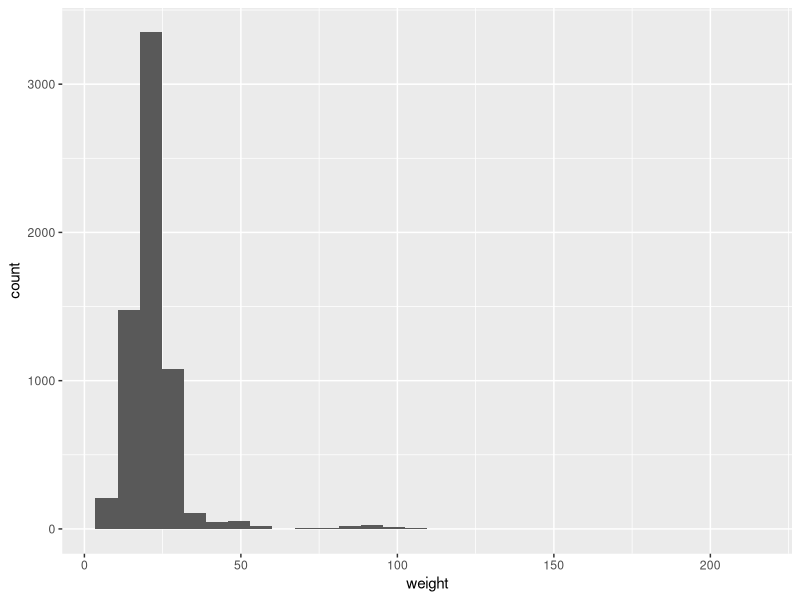
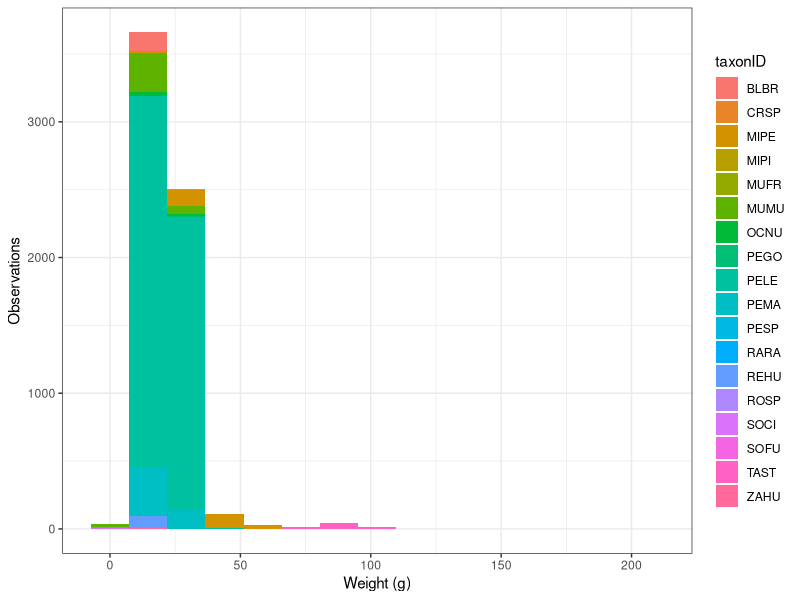
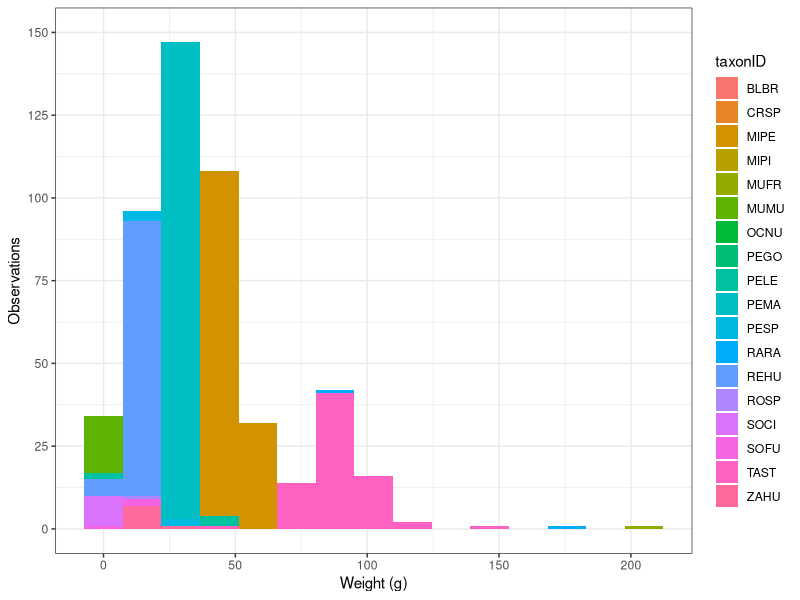
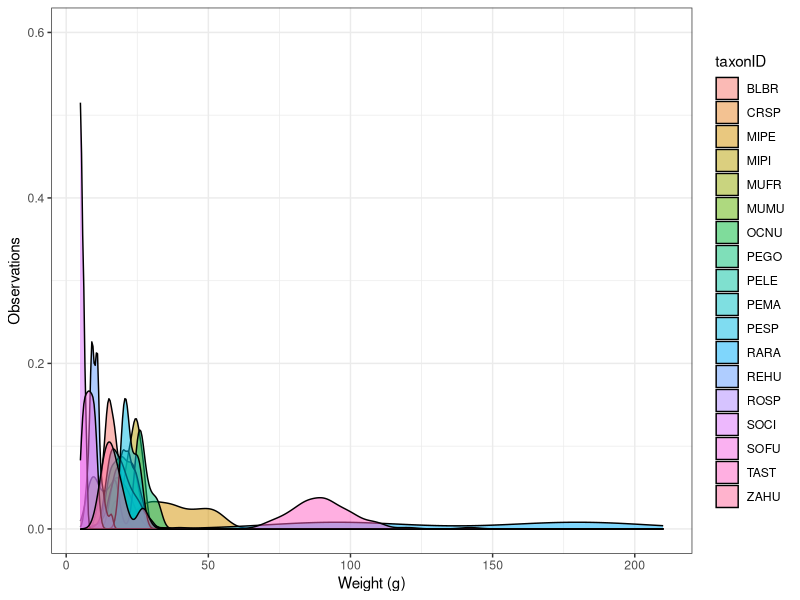
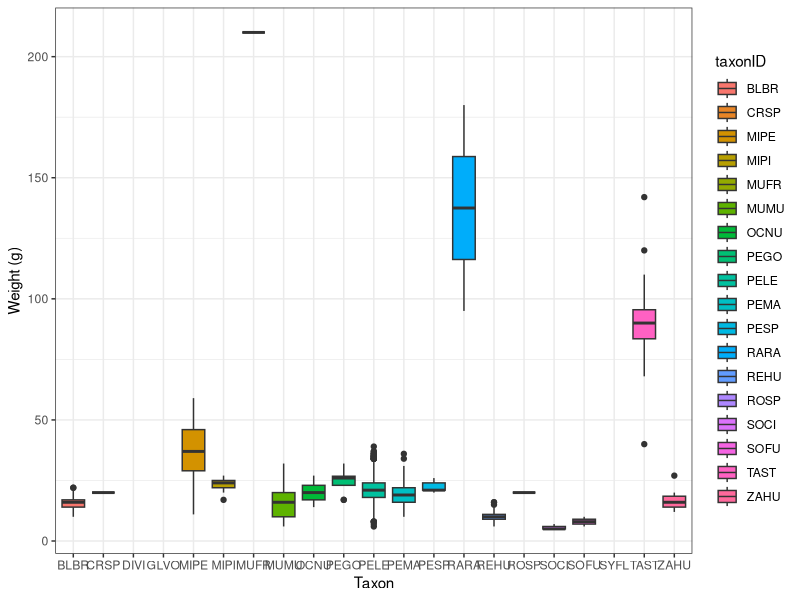
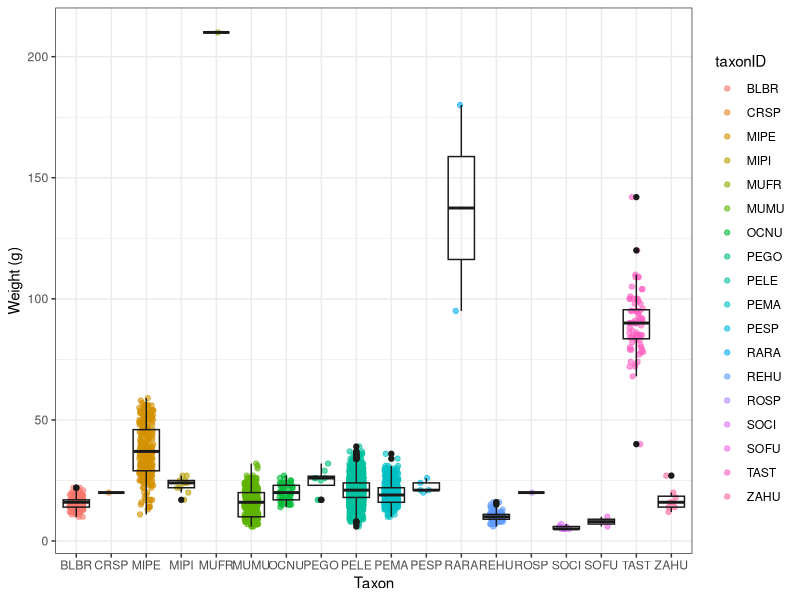
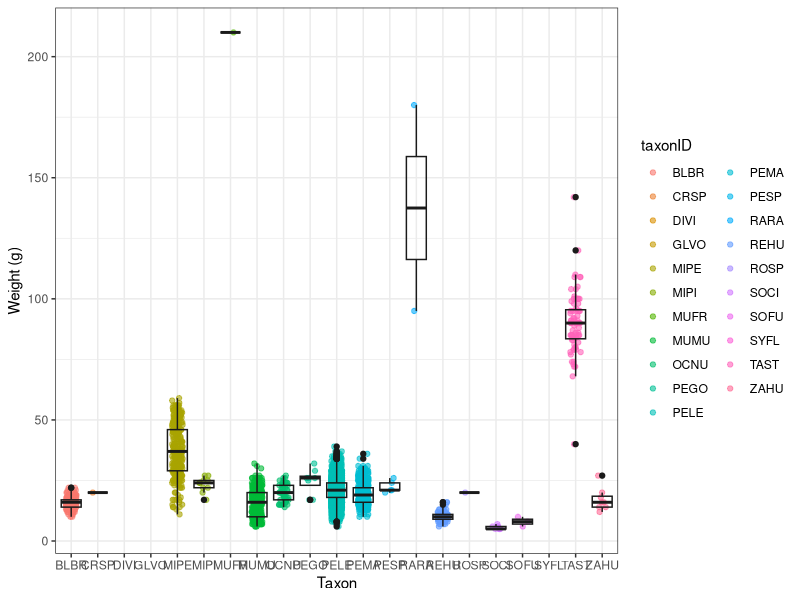
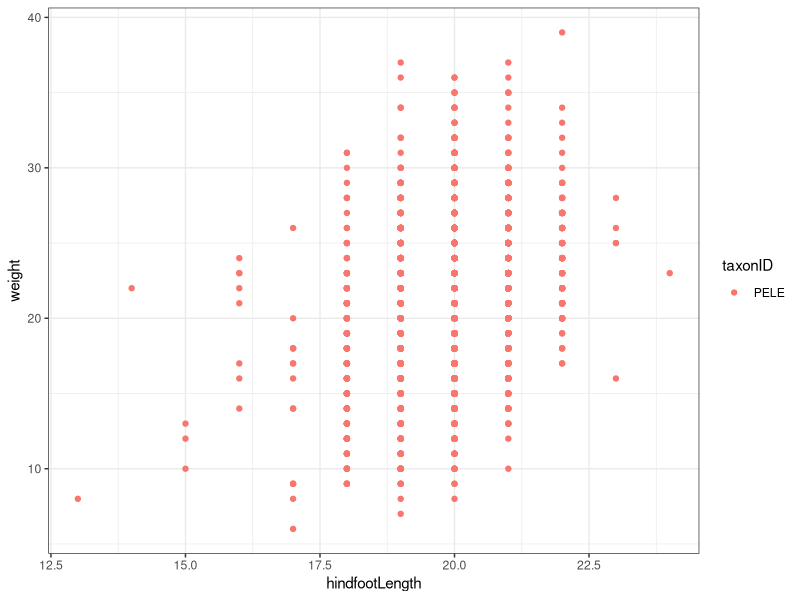

Write R code to recreate these figures, in order.
## ---- chunk 1

library(tidyverse)
library(here)

## ---- chunk 2

mammals <- read_csv(here("data", "NEON_small_mammals.csv"))

## ---- chunk 3

# Print the first 6 rows of the data set to the console
head(mammals)

# Get a "glimpse" of the data set, including the value types of each variable
glimpse(mammals)

# Print the structure of the data set 
str(mammals)

# To open the data set in a new window, use view()
view(mammals)

## ---- chunk 4

summary(mammals)

## ---- chunk 5

unique(mammals$siteID)

unique(mammals$taxonID)

## ---- chunk 6

# Keep only the columns for siteID, taxonID, sex, and weight
select_test <- select(mammals, siteID, taxonID, sex, weight)

## ---- chunk 7

# Exclude uid, nightuid columns
anti_select <- select(mammals, -uid, -nightuid)

head(anti_select)

## ---- chunk 8

# Keep only observations of "BLBR" taxon
blbr <- filter(mammals, 
               taxonID == "BLBR")

## ---- chunk 9

# Include multiple criteria to further refine
blbr_small_females <- filter(mammals, 
                             taxonID == "BLBR", 
                             sex == "F", 
                             weight < 15)

## ---- chunk 10

subset <- mammals %>% 
  filter(sex %in% c("M", "F"), 
         !is.na(weight),
         !is.na(hindfootLength)) %>% 
  select(siteID, collectDate, taxonID, sex, weight, totalLength)

## ---- chunk 11

# Create stand-alone "year" column from collectDate
# Create new variable "season" using month-based assignment
season <- subset %>% 
  mutate(year = year(collectDate),
         month = month(collectDate),
         season = ifelse(month %in% c(3, 4, 5), "spring", 
                         ifelse(month %in% c(12, 1, 2), "winter", 
                                ifelse(month %in% c(6, 7, 8), "summer",
                                       ifelse(month %in% c(9, 10, 11), "fall", "")))))

## ---- chunk 12

# Convert weight from grams to kg
subset <- subset %>% 
  rename(weight_g = weight) %>% 
  mutate(weight_kg = weight_g / 1000)

subset

## ---- chunk 13

subset %>% 
  group_by(taxonID) %>% 
  summarize(mean_weight_g = mean(weight_g),
            sd_weight_g = sd(weight_g),
            count = n())

## ---- chunk 14

subset %>% 
  group_by(taxonID, sex) %>% 
  summarize(mean_weight_g = mean(weight_g),
            sd_weight_g = sd(weight_g),
            count = n())

## ---- chunk 15

weight_summary <- subset %>% 
  group_by(taxonID, sex) %>% 
  summarize(mean_weight_g = round(mean(weight_g), 0),
            sd_weight_g = round(sd(weight_g), 0),
            count = n())

weight_summary

## ---- chunk 16

weight_summary %>% 
  write_csv(here("data", "weight_summary.csv"))

## ---- chunk 17


## ---- chunk 18

plot_mamm <- mammals 

## ---- chunk 19

ggplot(data = plot_mamm,
       aes(x = weight)) +
  geom_histogram()

## ---- chunk 20


## ---- chunk 21


## ---- chunk 22

ggplot(data = plot_mamm,
       aes(x = weight,
           fill = taxonID)) +
  geom_histogram(bins = 15) +
  labs(x = "Weight (g)", 
        y = "Observations") +
 theme_bw()

## ---- chunk 23

ggplot(data = plot_mamm,
       aes(x = weight,
             fill = taxonID)) +
  geom_histogram(bins = 15) +
  labs(x = "Weight (g)", 
        y = "Observations") +
  scale_y_continuous(limits = c(0, 150),
                     breaks = seq(0, 150, 25)) +
  theme_bw()

## ---- chunk 24

ggplot(data = plot_mamm,
       aes(x = weight,
             fill = taxonID)) +
  geom_density(alpha = 0.5) +
  labs(x = "Weight (g)", 
        y = "Observations") +
  scale_y_continuous(limits = c(0, 0.6)) +
  theme_bw()

## ---- chunk 25

ggplot(data = plot_mamm,
       aes(x = taxonID,
           y = weight,
           fill = taxonID)) +
    geom_boxplot() +
    labs(x = "Taxon", 
        y = "Weight (g)") +
    theme_bw()

## ---- chunk 26

mammals %>% 
  drop_na(weight) %>% 
  ggplot(aes(x = taxonID,
             y = weight,
             col = taxonID)) +
  geom_jitter(width = 0.2, height = 0,
              alpha = 0.6) +
  geom_boxplot(fill = NA, col = "gray10") +
    labs(x = "Taxon", 
        y = "Weight (g)") +
    theme_bw()


ggplot(data = plot_mamm,
       aes(x = taxonID,
           y = weight,
           col = taxonID)) +
  geom_jitter(width = 0.2, height = 0,
              alpha = 0.6) +
  geom_boxplot(fill = NA, col = "gray10") +
  labs(x = "Taxon", 
       y = "Weight (g)") +
  theme_bw()

## ---- chunk 27

PELE <- mammals %>% 
  filter(taxonID == "PELE")

## ---- chunk 28

ggplot(data = PELE, 
       aes(x = hindfootLength,
           y = weight,
           col = taxonID)) + 
  geom_point() + 
  theme_bw()

## ---- chunk 29

ggplot(data = PELE, 
       aes(x = hindfootLength,
           y = weight,
           col = taxonID)) + 
  geom_point() + 
  geom_smooth(method = lm) +
  theme_bw()

## ---- chunk 30

# Specify our linear model
lm_fit <- lm(hindfootLength ~ weight, data = mammals)

# Print regression output
summary(lm_fit)

## ---- chunk 31

# Residuals vs. fitted plot
plot(lm_fit, which = 1)

## ---- chunk 32

# QQ residuals plot
plot(lm_fit, which = 2)

## ---- chunk 33

# Scale-Location plot
plot(lm_fit, which = 3)

## ---- chunk 34

# Tell R to plot 1 row of 3 graphs
par(mfrow = c(1, 3))

plot(lm_fit, which = 1:3)

## ---- chunk 35

aov_subset <- mammals %>% 
  mutate(year = year(collectDate)) %>% 
  filter(year == 2015,
         sex == "F",
         taxonID %in% c("PELE", "MIPE", "BLBR"),
         recapture == "N",
         !is.na(hindfootLength))

# Specify our model
aov_fit <- aov(hindfootLength ~ taxonID,
               data = aov_subset)

# View model output
summary(aov_fit)

# Conduct Tukey HSD test 
TukeyHSD(aov_fit)

## ---- chunk 36


